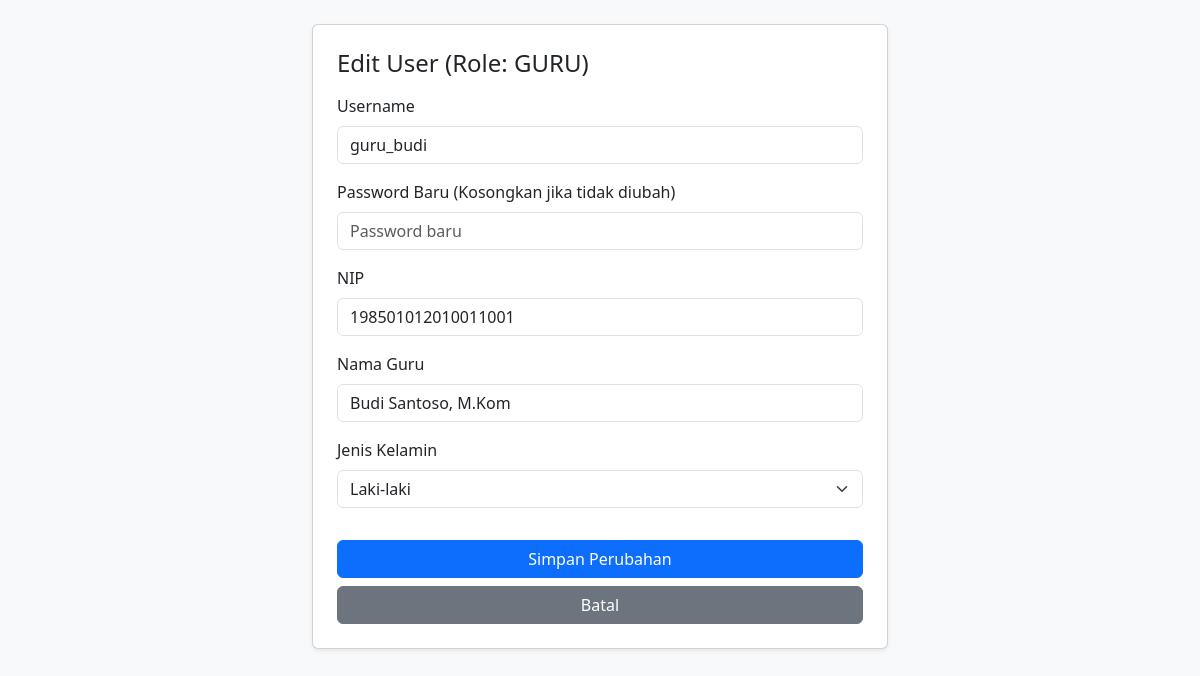
Screenshot of /edit_user.php?id=2 (signed in) with the database file from the repository.
### tables this page shows
CREATE TABLE `guru` (
  `id` int(11) NOT NULL,
  `nip` varchar(20) NOT NULL,
  `nama` varchar(100) NOT NULL,
  `jenis_kelamin` enum('L','P') NOT NULL,
  `user_id` int(11) DEFAULT NULL
);

CREATE TABLE `users` (
  `id` int(11) NOT NULL,
  `username` varchar(50) NOT NULL,
  `password` varchar(255) NOT NULL,
  `role` enum('admin','guru','siswa') NOT NULL,
  `created_at` timestamp NOT NULL DEFAULT current_timestamp()
);

### edit_user.php (the view, shortened to what this page needs)
<?php
require_once 'koneksi.php';
$id = (int)($_GET['id'] ?? 0);
$queryUser = "SELECT users.*,
                     siswa.nis, siswa.nama AS nama_siswa, siswa.kelas, siswa.jenis_kelamin AS jk_siswa,
                     guru.nip, guru.nama AS nama_guru, guru.jenis_kelamin AS jk_guru
              FROM users
              LEFT JOIN siswa ON users.id = siswa.user_id
              LEFT JOIN guru ON users.id = guru.user_id
              WHERE users.id = ?";
$stmt = mysqli_prepare($koneksi, $queryUser);
mysqli_stmt_bind_param($stmt, "i", $id);
mysqli_stmt_execute($stmt);
$user = mysqli_fetch_assoc(mysqli_stmt_get_result($stmt));
?>
<!DOCTYPE html>
<html lang="id">
<head>
  <link href="https://cdn.jsdelivr.net/npm/bootstrap@5.3.3/dist/css/bootstrap.min.css" rel="stylesheet">
</head>
<body class="bg-light p-4">
  <div class="container" style="max-width: 600px;">
    <div class="card shadow-sm p-4">
      <h4 class="mb-3">Edit User (Role: <?= strtoupper($user['role']) ?>)</h4>
      <form method="POST" action="edit_user.php">
        <div class="mb-3">
          <label class="form-label">Username</label>
          <input type="text" name="username" class="form-control" value="<?= htmlspecialchars($user['username']) ?>" required>
        </div>
        <div class="mb-3">
          <label class="form-label">Password Baru (Kosongkan jika tidak diubah)</label>
          <input type="password" name="password" class="form-control" placeholder="Password baru">
        </div>
        <?php if ($user['role'] === 'siswa'): ?>
          <div class="mb-3">
            <label class="form-label">NIS</label>
            <input type="text" name="nis" class="form-control" value="<?= htmlspecialchars($user['nis'] ?? '') ?>">
          </div>
          <div class="mb-3">
            <label class="form-label">Nama Siswa</label>
            <input type="text" name="nama_siswa" class="form-control" value="<?= htmlspecialchars($user['nama_siswa'] ?? '') ?>">
          </div>
          <div class="mb-3">
            <label class="form-label">Kelas</label>
            <input type="text" name="kelas" class="form-control" value="<?= htmlspecialchars($user['kelas'] ?? '') ?>">
          </div>
          <div class="mb-3">
            <label class="form-label">Jenis Kelamin</label>
            <select name="jenis_kelamin" class="form-select">
              <option value="L" <?= ($user['jk_siswa'] ?? '') === 'L' ? 'selected' : '' ?>>Laki-laki</option>
              <option value="P" <?= ($user['jk_siswa'] ?? '') === 'P' ? 'selected' : '' ?>>Perempuan</option>
            </select>
          </div>
        <?php elseif ($user['role'] === 'guru'): ?>
          <div class="mb-3">
            <label class="form-label">NIP</label>
            <input type="text" name="nip" class="form-control" value="<?= htmlspecialchars($user['nip'] ?? '') ?>">
          </div>
          <div class="mb-3">
            <label class="form-label">Nama Guru</label>
            <input type="text" name="nama" class="form-control" value="<?= htmlspecialchars($user['nama_guru'] ?? '') ?>">
          </div>
          <div class="mb-3">
            <label class="form-label">Jenis Kelamin</label>
            <select name="jenis_kelamin" class="form-select">
              <option value="L" <?= ($user['jk_guru'] ?? '') === 'L' ? 'selected' : '' ?>>Laki-laki</option>
            </select>
          </div>
        <?php endif; ?>
        <button type="submit" class="btn btn-primary w-100 mt-3">Simpan Perubahan</button>
        <a href="tabelusers.php" class="btn btn-secondary w-100 mt-2">Batal</a>
      </form>
    </div>
  </div>
</body>
</html>

### rows the page displays
guru: user.role "GURU", username "guru_budi", nip "198501012010011001", nama "Budi Santoso, M.Kom", jenis_kelamin "Laki-laki"
